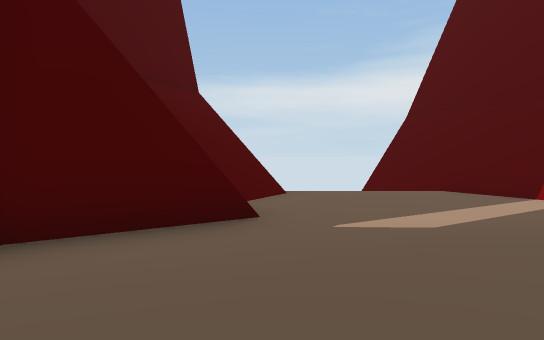
[1] (above)

24 first-person views from a walk through a Unity game level. The camera is 1.3 m above the floor, tilts 2° down and sees 80° across. The floor is counted in squares, 2 m on a side. Each view is taken from the middle of a square. On the plan, view 1 faces up. The plan holds only what a view shows up to about 10 squares ahead; the rest is blank. The place goes on beyond the plan. Some surface patterns are stand-ins.

[2]
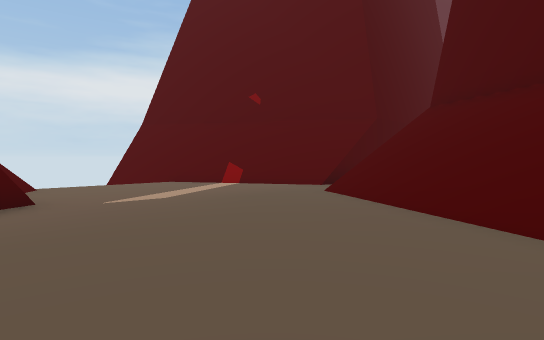

[3]
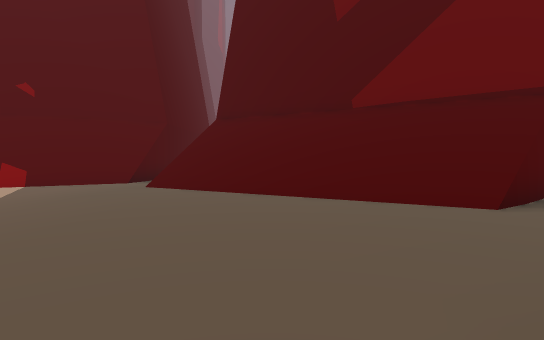

[4]
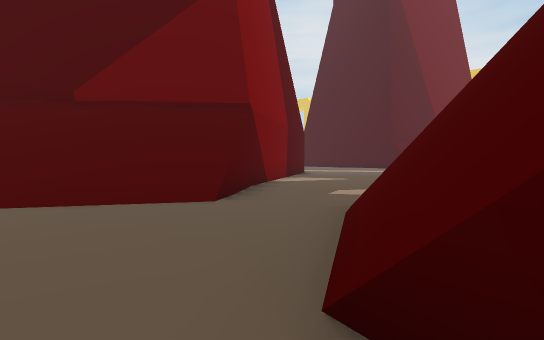

[5]
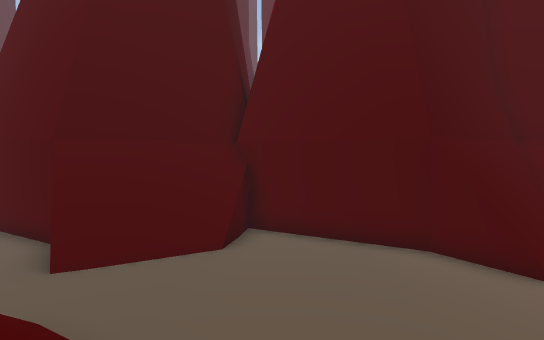

[6]
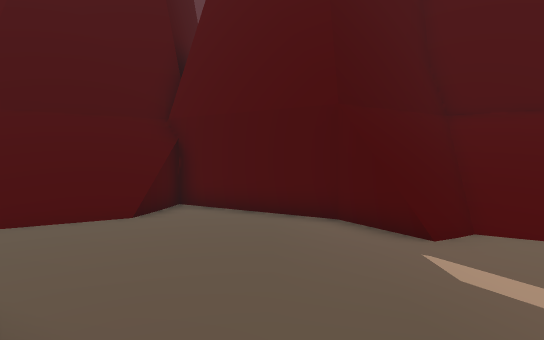

[7]
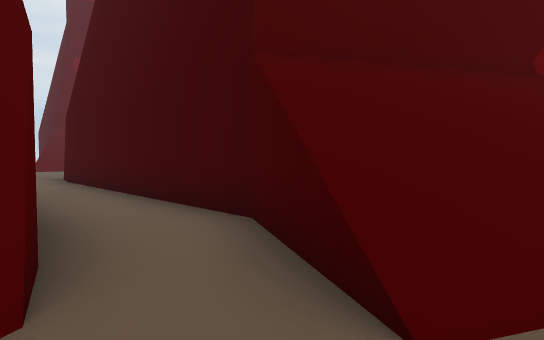

[8]
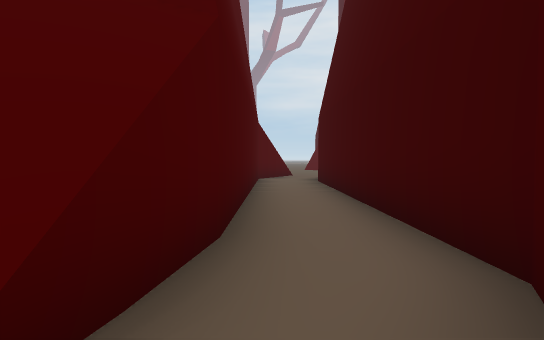

[9]
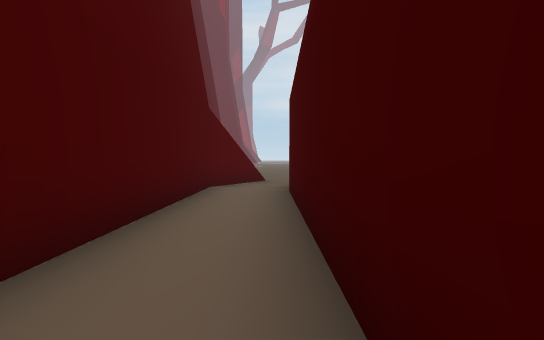

[10]
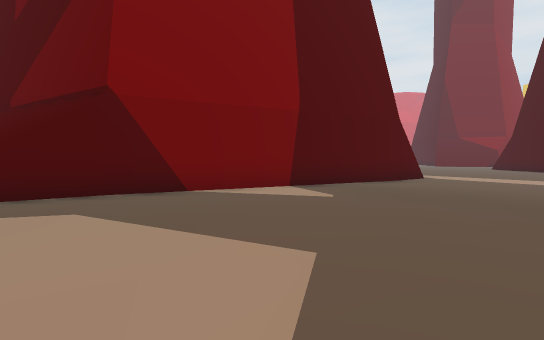

[11]
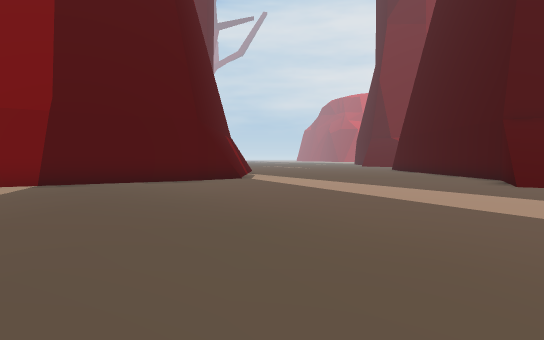

[12]
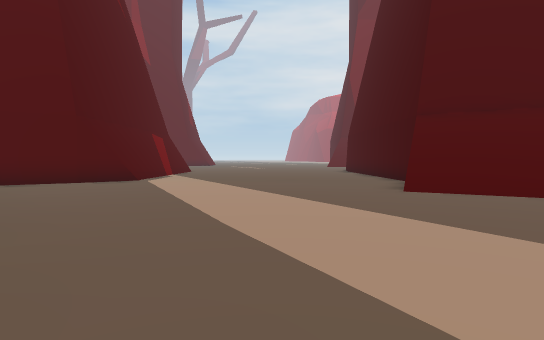

[13]
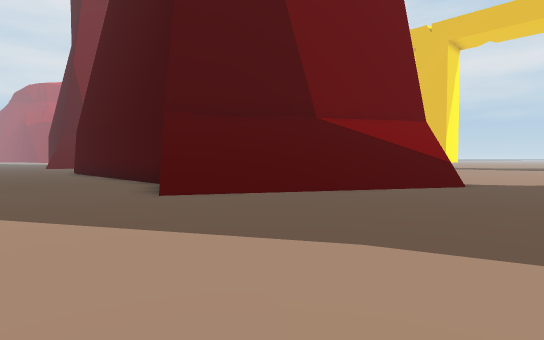

[14]
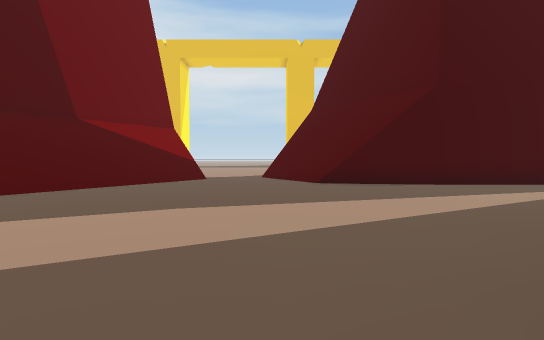

[15]
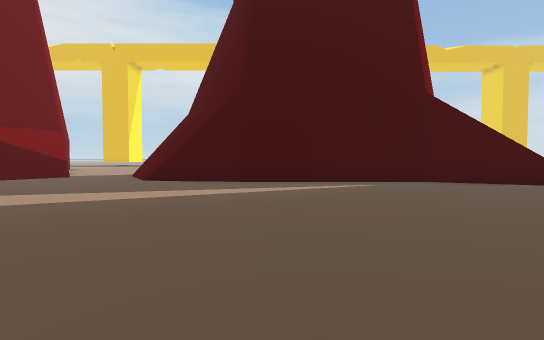

[16]
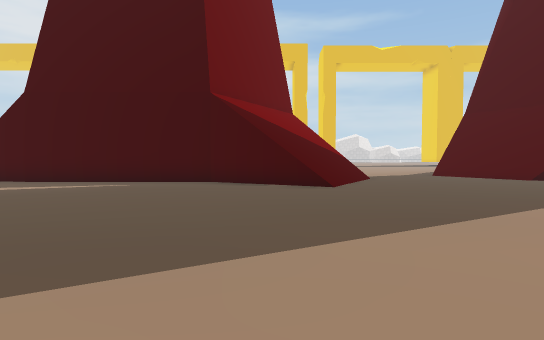

[17]
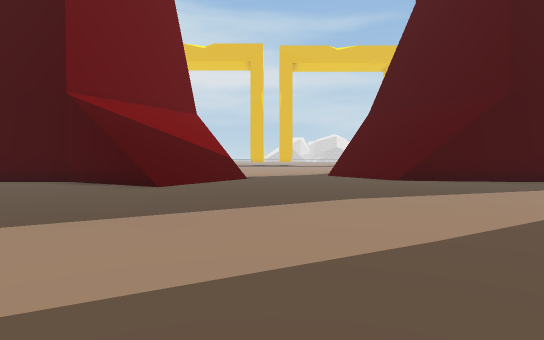

[18]
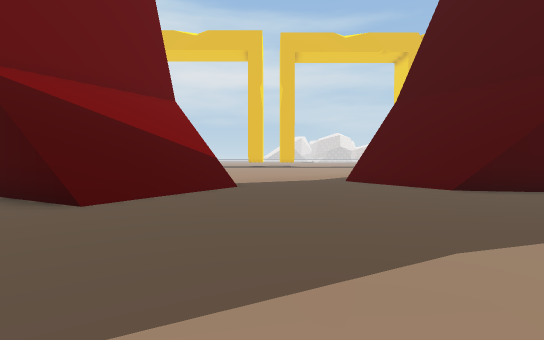

[19]
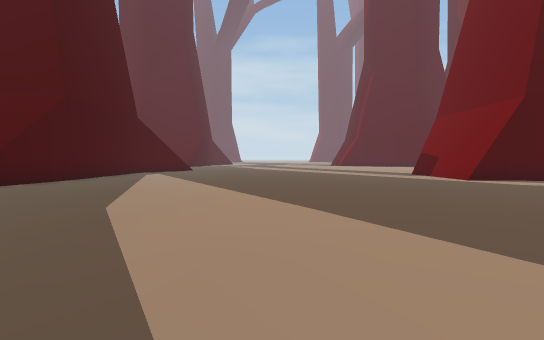

[20]
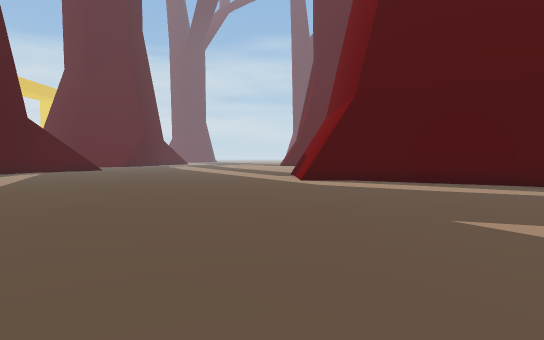

[21]
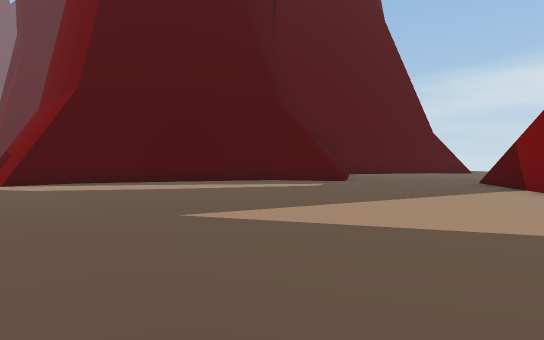

[22]
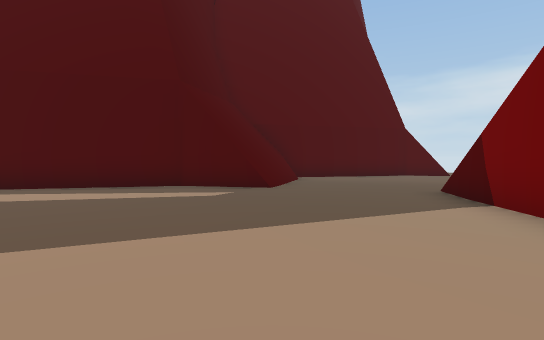

[23]
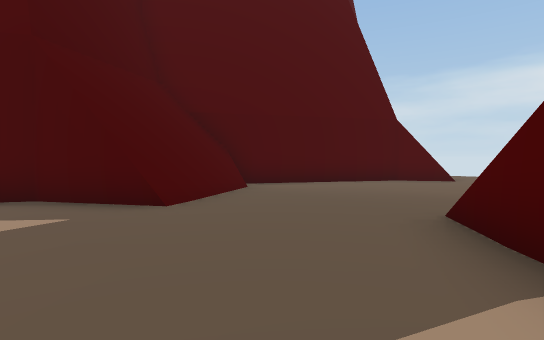

[24]
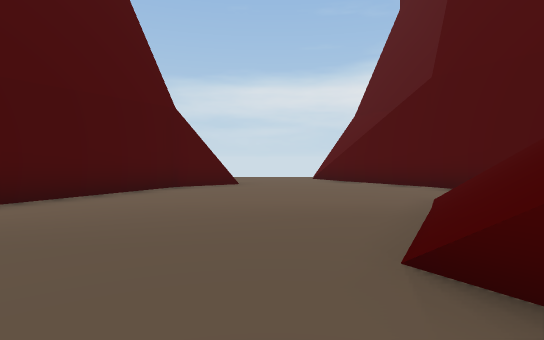

### Floor plan
Key: @ floor where view 1 was taken; # wall or solid block; . floor; / step, stairs or slope; = window, fence, low wall or low ledge; v drop or lower ground.
Columns run from 23 left of view 1 to 12 right of it. Each row starts with its distance up from view 1.
  8                    ##/   v##
  7                    #///v  ##
  6                    #////...##
  5       .../         ##=/.....##
  4       ..../         ###.....##
  3     ##....##        ###......#######
  2     #......#        #...............
  1    ##......        ##......///#.....
  0    #....../        #...@...///######
 -1   ##.....//        #......///##
 -2   ##.....//       ###....///##
 -3    #....//          ##...///#
 -4    ##..../           ##.///##
 -5    ##....//         ###..#/#
 -6   ##......#         #.....##
 -7   #........        ##......#
 -8  ##........        #.......##
 -9 ##.........        #........#
-10 #..........          .......##
-11 #..........           .......#
-12 #..........            ......##
-13 ...........           ........##
-14 ..........           ..........#
-15 .........  .     .  ............
-16 ......... ...   ...  ...........
-17 .............. ..... ...........
-18 ................................
-19 ...................................
-20 ...................................
-21 .........................../ .....
-22 ...........................///###
-23 .........//#..............///##
-24 ##.......////######.......///#
-25  ###..../////#    ####...///##
-26    ##... ///##      ##...///#
-27    ##.... /##          ..//##
-28     #.... /#           ../##

Where each view was taken, in squares from view 1:
view 1: 0 up, 0 right, facing up
view 2: 2 down, 1 left, facing up-right
view 3: 1 down, 3 left, facing right
view 4: 1 down, 3 left, facing down-right
view 5: 1 down, 5 right, facing left
view 6: 1 up, 5 right, facing left
view 7: 3 up, 4 right, facing down-right
view 8: 2 up, 5 right, facing right
view 9: 1 up, 8 right, facing right
view 10: 9 down, 3 left, facing right
view 11: 15 down, 3 left, facing right
view 12: 18 down, 2 left, facing right
view 13: 18 down, 1 left, facing down-right
view 14: 16 down, 1 left, facing down
view 15: 15 down, 6 left, facing down
view 16: 15 down, 12 left, facing down
view 17: 15 down, 16 left, facing down
view 18: 18 down, 16 left, facing down
view 19: 18 down, 13 left, facing left
view 20: 13 down, 13 left, facing left
view 21: 13 down, 13 left, facing up-left
view 22: 10 down, 13 left, facing up-left
view 23: 7 down, 14 left, facing up-left
view 24: 5 down, 16 left, facing up
